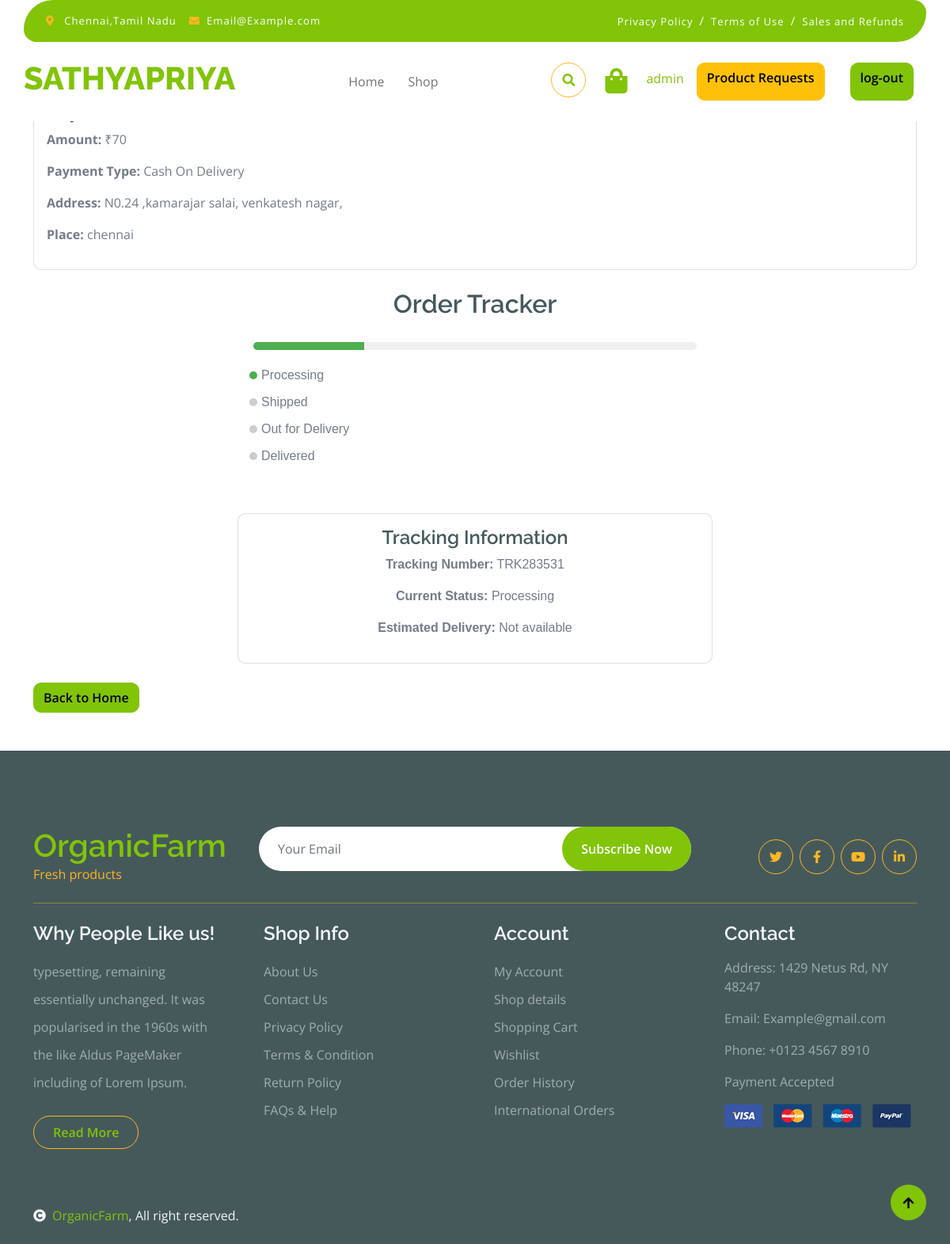
/tracking/6 (signed in), run on the app's committed database.
### myapp/models.py (models this page shows, shortened)
class Payment(models.Model):
    amount=models.CharField(max_length=100)
    username=models.CharField(max_length=100)
    email=models.CharField(max_length=100)
    address=models.CharField(max_length=100)
    place=models.CharField(max_length=100)
    paytype=models.CharField(max_length=100)

class Tracking(models.Model):
    STATUS_CHOICES = [
        ('Processing', 'Processing'),
        ('Shipped', 'Shipped'),
        ('Out for Delivery', 'Out for Delivery'),
        ('Delivered', 'Delivered'),
    ]
    payment = models.OneToOneField(Payment, on_delete=models.CASCADE)
    tracking_number = models.CharField(max_length=100, unique=True)
    status = models.CharField(max_length=20, choices=STATUS_CHOICES, default='Processing')
    estimated_delivery = models.DateField(null=True, blank=True)

### myapp/views.py (the view)
# urls.py: path('tracking/<int:id>',views.tracking_view, name="tracking"),
@login_required
def tracking_view(request,id):
    payment = get_object_or_404(Payment, id=id)
    tracking = get_object_or_404(Tracking, payment=payment)
    context = {
        'payment': payment,
        'tracking': tracking
    }
    return render(request, 'tracking_details.html', context)

### templates/tracking_details.html (shortened to what this page needs)
{% extends 'base.html' %}
{% block content %}
<div class="container mt-5">
    <h2>Order Tracking Details</h2>
    <div class="card my-4">
        <div class="card-body">
            <h4>Payment Information</h4>
            <p><strong>Amount:</strong> ₹{{ payment.amount }}</p>
            <p><strong>Payment Type:</strong> {{ payment.paytype }}</p>
            <p><strong>Address:</strong> {{ payment.address }}</p>
            <p><strong>Place:</strong> {{ payment.place }}</p>
        </div>
    </div>
    <div class="tracking-wrapper">
        <h2>Order Tracker</h2>
        <div class="tracking">
            <div class="progress-bar">
                <div class="color-bar"></div>
            </div>
            <ul>
                <li class="bullet-1">
                    <div class="txt">Processing</div>
                </li>
                <li class="bullet-2">
                    <div class="txt">Shipped</div>
                </li>
                <li class="bullet-3">
                    <div class="txt">Out for Delivery</div>
                </li>
                <li class="bullet-4">
                    <div class="txt">Delivered</div>
                </li>
            </ul>
        </div>
        <div class="card my-4">
            <div class="card-body">
                <h4>Tracking Information</h4>
                <p><strong>Tracking Number:</strong> {{ tracking.tracking_number }}</p>
                <p id="order-status"><strong>Current Status:</strong> {{ tracking.get_status_display }}</p>
                <p><strong>Estimated Delivery:</strong> {{ tracking.estimated_delivery|default:"Not available" }}</p>
            </div>
        </div>
    </div>
        <div class="mt-4">
            <a href="{% url 'index' %}" class="btn btn-primary">Back to Home</a>
        </div>
    </div>
{% endblock %}

### templates/base.html (shortened to what this page needs)
<!DOCTYPE html>
<html lang="en">
<head>
    <link rel="stylesheet" href="https://use.fontawesome.com/releases/v5.15.4/css/all.css" />
    <link href="https://cdn.jsdelivr.net/npm/bootstrap-icons@1.4.1/font/bootstrap-icons.css" rel="stylesheet">
    <link href="../static/lib/lightbox/css/lightbox.min.css" rel="stylesheet">
    <link href="../static/lib/owlcarousel/assets/owl.carousel.min.css" rel="stylesheet">
    <link href="../static/css/bootstrap.min.css" rel="stylesheet">
    <link rel="stylesheet" href="../static/lib/lightbox/css/lightbox.min.css">
    <link rel="stylesheet" href="../static/lib/owlcarousel/assets/owl.carousel.min.css">
    <link href="../static/css/style.css" rel="stylesheet">
</head>
<body>
    <div class="container-fluid fixed-top">
        <div class="container topbar bg-primary d-none d-lg-block">
            <div class="d-flex justify-content-between">
                <div class="top-info ps-2">
                    <small class="me-3"><i class="fas fa-map-marker-alt me-2 text-secondary"></i> <a href="#"
                            class="text-white">Chennai,Tamil Nadu</a></small>
                    <small class="me-3"><i class="fas fa-envelope me-2 text-secondary"></i><a href="#"
                            class="text-white">Email@Example.com</a></small>
                </div>
                <div class="top-link pe-2">
                    <a href="#" class="text-white"><small class="text-white mx-2">Privacy Policy</small>/</a>
                    <a href="#" class="text-white"><small class="text-white mx-2">Terms of Use</small>/</a>
                    <a href="#" class="text-white"><small class="text-white ms-2">Sales and Refunds</small></a>
                </div>
            </div>
        </div>
        <div class="container px-0">
            <nav class="navbar navbar-light bg-white navbar-expand-xl">
                <a href="index.html" class="navbar-brand">
                    <h1 class="text-primary display-6">SATHYAPRIYA</h1>
                </a>
                <div class="collapse navbar-collapse bg-white" id="navbarCollapse">
                    <div class="navbar-nav mx-auto">
                        <a href="{% url 'index' %}" class="nav-item nav-link ">Home</a>
                        <a href="{% url 'shop_page' %}" class="nav-item nav-link">Shop</a>
                    </div>
                    <div class="d-flex m-3 me-0">
                        {% if request.user.is_authenticated %}
                        <button
                            class="btn-search btn border border-secondary btn-md-square rounded-circle bg-white me-4"
                            data-bs-toggle="modal" data-bs-target="#searchModal"><i
                                class="fas fa-search text-primary"></i></button>
                        <a href="{% url 'cart_view' %}" class="position-relative me-4 my-auto">
                            <i class="fa fa-shopping-bag fa-2x"></i>
                        </a>
                        <p class="text-primary mt-2">{{request.user }}</p>
                        {% if request.user.is_superuser %}
                        <a href="{% url 'admin_request' %}" class="btn btn-warning mx-3">Product Requests</a>
                       {% elif request.user.is_staff %}
                        <a href="{% url 'seller_dashboard' %}" class="btn btn-primary mx-3">Seller Dashboard</a>
                       {% endif %}
                        <a href="{% url 'logout' %}" class="btn btn-primary mx-3">log-out</a>
                        {% else %}
                        <a href="{% url 'login' %}" class="btn btn-primary me-3">Login</a>
                        <a href="{% url 'register' %}" class="btn btn-primary me-3">Signup</a>
                        <a href="{% url 'seller_register' %}" class="btn btn-primary">Become a Seller</a>
                        {% endif %}
                    </div>
                </div>
            </nav>
        </div>
    </div>
    {% block content %}
    {% endblock %}
    <div class="container-fluid bg-dark text-white-50 footer pt-5 mt-5">
        <div class="container py-5">
            <div class="pb-4 mb-4" style="border-bottom: 1px solid rgba(226, 175, 24, 0.5) ;">
                <div class="row g-4">
                    <div class="col-lg-3">
                        <a href="#">
                            <h1 class="text-primary mb-0">OrganicFarm</h1>
                            <p class="text-secondary mb-0">Fresh products</p>
                        </a>
                    </div>
                    <div class="col-lg-6">
                        <div class="position-relative mx-auto">
                            <input class="form-control border-0 w-100 py-3 px-4 rounded-pill" type="number"
                                placeholder="Your Email">
                            <button type="submit"
                                class="btn btn-primary border-0 border-secondary py-3 px-4 position-absolute rounded-pill text-white"
                                style="top: 0; right: 0;">Subscribe Now</button>
                        </div>
                    </div>
                    <div class="col-lg-3">
                        <div class="d-flex justify-content-end pt-3">
                            <a class="btn  btn-outline-secondary me-2 btn-md-square rounded-circle" href=""><i
                                    class="fab fa-twitter"></i></a>
                            <a class="btn btn-outline-secondary me-2 btn-md-square rounded-circle" href=""><i
                                    class="fab fa-facebook-f"></i></a>
                            <a class="btn btn-outline-secondary me-2 btn-md-square rounded-circle" href=""><i
                                    class="fab fa-youtube"></i></a>
                            <a class="btn btn-outline-secondary btn-md-square rounded-circle" href=""><i
                                    class="fab fa-linkedin-in"></i></a>
                        </div>
                    </div>
                </div>
            </div>
            <div class="row g-5">
                <div class="col-lg-3 col-md-6">
                    <div class="footer-item">
                        <h4 class="text-light mb-3">Why People Like us!</h4>
                        <p class="mb-4">typesetting, remaining essentially unchanged. It was
                            popularised in the 1960s with the like Aldus PageMaker including of Lorem Ipsum.</p>
                        <a href="" class="btn border-secondary py-2 px-4 rounded-pill text-primary">Read More</a>
                    </div>
                </div>
                <div class="col-lg-3 col-md-6">
                    <div class="d-flex flex-column text-start footer-item">
                        <h4 class="text-light mb-3">Shop Info</h4>
                        <a class="btn-link" href="">About Us</a>
                        <a class="btn-link" href="">Contact Us</a>
                        <a class="btn-link" href="">Privacy Policy</a>
                        <a class="btn-link" href="">Terms & Condition</a>
                        <a class="btn-link" href="">Return Policy</a>
                        <a class="btn-link" href="">FAQs & Help</a>
                    </div>
                </div>
                <div class="col-lg-3 col-md-6">
                    <div class="d-flex flex-column text-start footer-item">
                        <h4 class="text-light mb-3">Account</h4>
                        <a class="btn-link" href="">My Account</a>
                        <a class="btn-link" href="">Shop details</a>
                        <a class="btn-link" href="">Shopping Cart</a>
                        <a class="btn-link" href="">Wishlist</a>
                        <a class="btn-link" href="">Order History</a>
                        <a class="btn-link" href="">International Orders</a>
                    </div>
                </div>
                <div class="col-lg-3 col-md-6">
                    <div class="footer-item">
                        <h4 class="text-light mb-3">Contact</h4>
                        <p>Address: 1429 Netus Rd, NY 48247</p>
                        <p>Email: Example@gmail.com</p>
                        <p>Phone: +0123 4567 8910</p>
                        <p>Payment Accepted</p>
                        <img src="../static/img/payment.png" class="img-fluid" alt="">
                    </div>
                </div>
            </div>
        </div>
    </div>
    <div class="container-fluid copyright bg-dark py-4">
        <div class="container">
            <div class="row">
                <div class="col-md-6 text-center text-md-start mb-3 mb-md-0">
                    <span class="text-light"><a href="#"><i
                                class="fas fa-copyright text-light me-2"></i>OrganicFarm</a>, All right reserved.</span>
                </div>
            </div>
        </div>
    </div>
    <a href="#" class="btn btn-primary border-3 border-primary rounded-circle back-to-top"><i
            class="fa fa-arrow-up"></i></a>
</body>
</html>

### static/css/style.css (style rules this page uses)
.back-to-top { position: fixed; right: 30px; bottom: 30px; display: flex; width: 45px; height: 45px; align-items: center; justify-content: center; transition: 0.5s; z-index: 99; }
.btn { font-weight: 600; transition: .5s; }
.btn-md-square { width: 44px; height: 44px; }
.btn-square, .btn-sm-square, .btn-md-square, .btn-lg-square { padding: 0; display: flex; align-items: center; justify-content: center; font-weight: normal; }
.btn.border-secondary { transition: 0.5s; }
.fixed-top { transition: 0.5s; background: var(--bs-white); border: 0; }
.topbar { padding: 20px; border-radius: 230px 100px; }
.topbar .top-info { font-size: 15px; line-height: 0; letter-spacing: 1px; display: flex; align-items: center; }
.topbar .top-link { font-size: 15px; line-height: 0; letter-spacing: 1px; display: flex; align-items: center; }
.topbar .top-link a { letter-spacing: 1px; }
.navbar .navbar-nav .nav-link { padding: 10px 15px; font-size: 16px; transition: .5s; }
.navbar { height: 100px; border-bottom: 1px solid rgba(255, 255, 255, .1); }
.footer .footer-item .btn-link { line-height: 35px; color: rgba(255, 255, 255, .5); transition: 0.5s; }
.footer .footer-item p.mb-4 { line-height: 35px; }

### templates/tracking_details.html (style rules this page uses)
.tracking-wrapper { max-width: 600px; margin: 0 auto; text-align: center; font-family: Arial, sans-serif; }
.tracking { position: relative; padding: 20px; }
.progress-bar { background-color: #f0f0f0; height: 10px; border-radius: 5px; overflow: hidden; margin-bottom: 20px; }
.color-bar { background-color: #4caf50; height: 100%; width: 0%; transition: width 0.4s ease; }
ul { list-style: none; padding: 0; }
li { display: flex; align-items: center; margin: 10px 0; }
.bullet-1, .bullet-2, .bullet-3, .bullet-4 { position: relative; }
.bullet-1::before, .bullet-2::before, .bullet-3::before, .bullet-4::before { content: ''; position: absolute; width: 10px; height: 10px; border-radius: 50%; background-color: #ccc; left: -5px; }
.bullet-1.active::before, .bullet-2.active::before, .bullet-3.active::before, .bullet-4.active::before { background-color: #4caf50; }

### data on the page
Payment: amount "70", paytype "Cash On Delivery", address "N0.24 ,kamarajar salai, venkatesh nagar,", place "chennai"
Tracking: tracking_number "TRK283531", status "Processing", estimated_delivery "Not available"

### other printed values
{{ request.user }} "admin"
